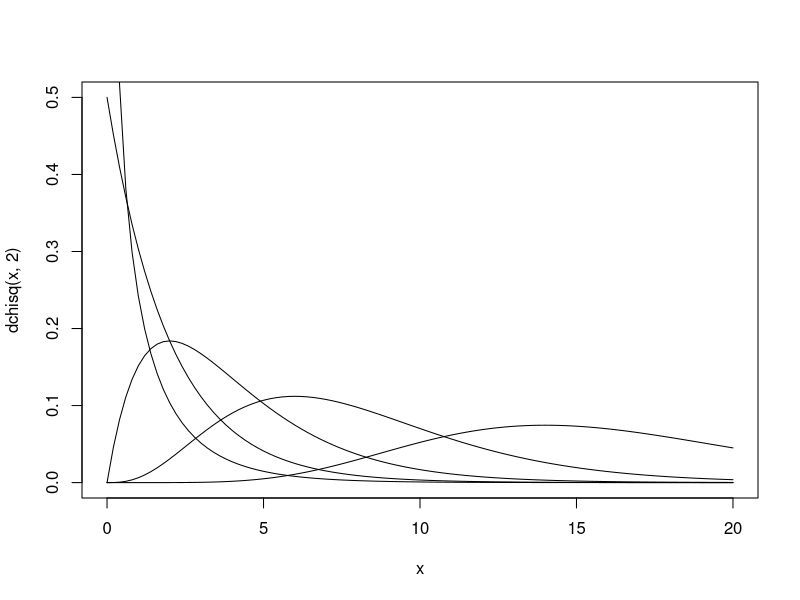

Write R code to recreate this figure.
心理学テスト <- c(13,14,7,12,10,6,8,15,4,14,9,6,10,12,5,12,8,8, 12,15)
# 5.3 標準正規分布を用いた検定
z統計量 = (mean(心理学テスト) - 12) / (sqrt(10 / length(心理学テスト)))
z統計量

## 棄却域
qnorm(0.025)
qnorm(0.975)

## p値
2 * pnorm(z統計量)

# 5.4 t分布を用いた検定
t統計量 = (mean(心理学テスト) - 12) / (sqrt(var(心理学テスト) / length(心理学テスト)))
t統計量

## 棄却率
自由度 = length(心理学テスト) - 1
自由度
qt(0.025, 自由度)
qt(0.975, 自由度)

## p値
pt(t統計量, 自由度)

## t検定を行うR標準関数
t.test(心理学テスト, mu = 12)

# 5.5 相関係数の検定
統計テスト1 <- c(6,10,6,10,5,3,5,9,3,3,11,6,11,9,7,5,8,7,7,9)
統計テスト2 <- c(10,13,8,15,8,6,9,10,7,3,18,14,18,11,12,5,7,12,7,7)

標本相関 = cor(統計テスト1, 統計テスト2)
標本相関

自由度 = length(統計テスト1) - 2
t統計量 = (標本相関 * sqrt(自由度)) / (sqrt(1 - 標本相関^2))
t統計量
2 * pt(t統計量, 自由度, lower.tail = FALSE)

## 無相関検定を行うR標準関数
cor.test(統計テスト1, 統計テスト2)

# 5.6 独立性の検定(カイ二乗検定)
数学 = c("嫌い","嫌い","好き","好き","嫌い","嫌い","嫌い","嫌い","嫌い", "好き","好き","嫌い","好き","嫌い","嫌い","好き","嫌い","嫌い","嫌い","嫌い")
統計 = c("好き","好き","好き","好き","嫌い","嫌い","嫌い","嫌い","嫌い", "嫌い","好き","好き","好き","嫌い","好き","嫌い","嫌い","嫌い","嫌い","嫌い")
table(数学, 統計)

## カイ二乗分布
curve(dchisq(x,2), 0, 20)
curve(dchisq(x,1), 0, 20, add=TRUE)
curve(dchisq(x,4), 0, 20, add=TRUE)
curve(dchisq(x,8), 0, 20, add=TRUE)
curve(dchisq(x,16), 0, 20, add=TRUE)

## 期待度
期待度11 = 12*14/20
期待度21 = 12*6/20
期待度12 = 8*14/20
期待度22 = 8*6/20
期待度数 = c(期待度11, 期待度21, 期待度12, 期待度22)
期待度数

## カイ二乗
観測度数 = c(10,2,4,4)

カイ二乗要素 = (観測度数 - 期待度数)^2 / 期待度数
カイ二乗要素

カイ二乗 = sum(カイ二乗要素)
カイ二乗

qchisq(0.95, 1)

## p値
pchisq(カイ二乗, 1, lower.tail = FALSE)

## カイ二乗検定を行うR標準関数
クロス集計表 = table(数学, 統計)
chisq.test(クロス集計表, correct = FALSE)
